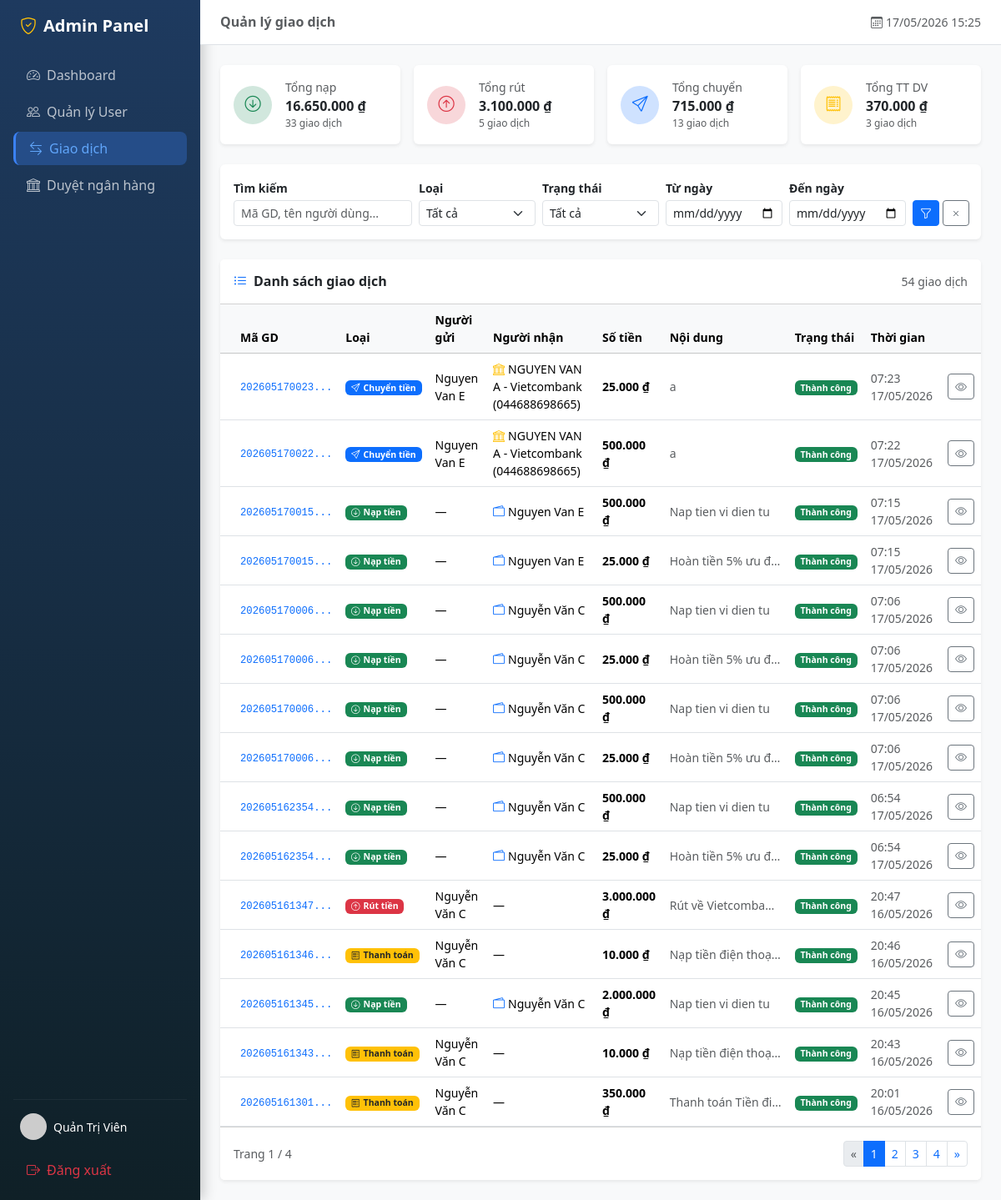
The page /admin/transactions.php (signed in) on the database its author committed.
### tables this page shows
CREATE TABLE `transactions` (
  `transaction_id` varchar(36) NOT NULL DEFAULT (uuid()),
  `sender_wallet_id` varchar(36) DEFAULT NULL,
  `receiver_wallet_id` varchar(36) DEFAULT NULL,
  `amount` decimal(18,2) NOT NULL,
  `fee` decimal(18,2) NOT NULL DEFAULT '0.00',
  `type` enum('deposit','withdraw','transfer','payment') NOT NULL,
  `status` enum('pending','success','failed','cancelled') NOT NULL DEFAULT 'pending',
  `message` varchar(255) DEFAULT NULL,
  `bank_info` varchar(255) DEFAULT NULL,
  `reference_code` varchar(50) DEFAULT NULL,
  `created_at` datetime NOT NULL DEFAULT CURRENT_TIMESTAMP,
  `updated_at` datetime NOT NULL DEFAULT CURRENT_TIMESTAMP ON UPDATE CURRENT_TIMESTAMP
);

CREATE TABLE `users` (
  `user_id` varchar(36) NOT NULL DEFAULT (uuid()),
  `full_name` varchar(100) NOT NULL,
  `email` varchar(150) NOT NULL,
  `phone_number` varchar(15) NOT NULL,
  `password_hash` varchar(255) NOT NULL,
  `avatar_url` varchar(255) DEFAULT NULL,
  `status` enum('active','locked','pending') NOT NULL DEFAULT 'pending',
  `role` enum('user','admin') NOT NULL DEFAULT 'user',
  `created_at` datetime NOT NULL DEFAULT CURRENT_TIMESTAMP,
  `updated_at` datetime NOT NULL DEFAULT CURRENT_TIMESTAMP ON UPDATE CURRENT_TIMESTAMP
);

### admin/transactions.php (the view, shortened to what this page needs)
<?php
require_once __DIR__ . '/../includes/functions.php';
$db = getDB();
$filterType   = $_GET['type']   ?? '';
$filterStatus = $_GET['status'] ?? '';
$filterFrom   = $_GET['from']   ?? '';
$filterTo     = $_GET['to']     ?? '';
$search       = trim($_GET['search'] ?? '');
$where  = "WHERE 1=1";
$params = [];
$page    = max(1, (int)($_GET['page'] ?? 1));
$perPage = 15;
$offset  = ($page - 1) * $perPage;
$baseQuery = "
    FROM transactions t
    LEFT JOIN wallets ws ON t.sender_wallet_id   = ws.wallet_id
    LEFT JOIN wallets wr ON t.receiver_wallet_id = wr.wallet_id
    LEFT JOIN users us   ON ws.user_id = us.user_id
    LEFT JOIN users ur   ON wr.user_id = ur.user_id
    $where
";
$stmtCount = $db->prepare("SELECT COUNT(*) $baseQuery");
$stmtCount->execute($params);
$totalTx    = $stmtCount->fetchColumn();
$totalPages = ceil($totalTx / $perPage);
$stmtTx = $db->prepare("
    SELECT t.*,
           us.full_name AS sender_name,
           ur.full_name AS receiver_name
    $baseQuery
    ORDER BY t.created_at DESC
    LIMIT $perPage OFFSET $offset
");
$stmtTx->execute($params);
$transactions = $stmtTx->fetchAll();
$summary = $db->query("
    SELECT type,
           COUNT(*) as count,
           COALESCE(SUM(CASE WHEN status='success' THEN amount ELSE 0 END), 0) as total
    FROM transactions GROUP BY type
")->fetchAll(PDO::FETCH_UNIQUE | PDO::FETCH_ASSOC);
require_once __DIR__ . '/admin_navbar.php';
?>
<div class="row g-3 mb-4">
  <?php
  $cards = [
    ['type'=>'deposit',  'label'=>'Tổng nạp',    'color'=>'success', 'icon'=>'bi-arrow-down-circle'],
    ['type'=>'withdraw', 'label'=>'Tổng rút',     'color'=>'danger',  'icon'=>'bi-arrow-up-circle'],
    ['type'=>'transfer', 'label'=>'Tổng chuyển',  'color'=>'primary', 'icon'=>'bi-send'],
    ['type'=>'payment',  'label'=>'Tổng TT DV',   'color'=>'warning', 'icon'=>'bi-receipt'],
  ];
  foreach ($cards as $c):
    $data = $summary[$c['type']] ?? ['count'=>0,'total'=>0];
  ?>
  <div class="col-sm-6 col-xl-3">
    <div class="card border-0 shadow-sm">
      <div class="card-body d-flex align-items-center gap-3 py-3">
        <div class="bg-<?= $c['color'] ?>-subtle text-<?= $c['color'] ?> rounded-circle d-flex align-items-center justify-content-center"
             style="width:46px;height:46px;font-size:1.2rem">
          <i class="bi <?= $c['icon'] ?>"></i>
        </div>
        <div>
          <div class="text-muted small"><?= $c['label'] ?></div>
          <div class="fw-bold"><?= formatMoney($data['total']) ?></div>
          <div class="text-muted" style="font-size:.75rem"><?= number_format($data['count']) ?> giao dịch</div>
        </div>
      </div>
    </div>
  </div>
  <?php endforeach; ?>
</div>
<div class="card border-0 shadow-sm mb-4">
  <div class="card-body p-3">
    <form method="GET" class="row g-2 align-items-end">
      <div class="col-sm-3">
        <label class="form-label small fw-semibold mb-1">Tìm kiếm</label>
        <input type="text" name="search" class="form-control form-control-sm"
               placeholder="Mã GD, tên người dùng..." value="<?= htmlspecialchars($search) ?>"/>
      </div>
      <div class="col-sm-2">
        <label class="form-label small fw-semibold mb-1">Loại</label>
        <select name="type" class="form-select form-select-sm">
          <option value="">Tất cả</option>
        </select>
      </div>
      <div class="col-sm-2">
        <label class="form-label small fw-semibold mb-1">Trạng thái</label>
        <select name="status" class="form-select form-select-sm">
          <option value="">Tất cả</option>
        </select>
      </div>
      <div class="col-sm-2">
        <label class="form-label small fw-semibold mb-1">Từ ngày</label>
        <input type="date" name="from" class="form-control form-control-sm" value="<?= htmlspecialchars($filterFrom) ?>"/>
      </div>
      <div class="col-sm-2">
        <label class="form-label small fw-semibold mb-1">Đến ngày</label>
        <input type="date" name="to" class="form-control form-control-sm" value="<?= htmlspecialchars($filterTo) ?>"/>
      </div>
      <div class="col-sm-1 d-flex gap-1">
        <button type="submit" class="btn btn-primary btn-sm flex-grow-1"><i class="bi bi-funnel"></i></button>
        <a href="/BTL-MNM/admin/transactions.php" class="btn btn-outline-secondary btn-sm"><i class="bi bi-x"></i></a>
      </div>
    </form>
  </div>
</div>
<div class="card border-0 shadow-sm">
  <div class="card-header bg-white py-3 d-flex justify-content-between align-items-center">
    <h6 class="mb-0 fw-bold"><i class="bi bi-list-ul me-2 text-primary"></i>Danh sách giao dịch</h6>
    <small class="text-muted"><?= number_format($totalTx) ?> giao dịch</small>
  </div>
  <div class="table-responsive">
    <table class="table table-hover align-middle mb-0 small">
      <thead class="table-light">
        <tr>
          <th class="ps-4">Mã GD</th>
          <th>Loại</th>
          <th>Người gửi</th>
          <th>Người nhận</th>
          <th>Số tiền</th>
          <th>Nội dung</th>
          <th>Trạng thái</th>
          <th>Thời gian</th>
          <th></th>
        </tr>
      </thead>
      <tbody>
        <?php foreach ($transactions as $tx): ?>
        <tr>
          <td class="ps-4"><code class="text-primary small"><?= substr($tx['transaction_id'],0,12) ?>...</code></td>
          <td><?= txnTypeBadge($tx['type']) ?></td>
          <td><?= htmlspecialchars($tx['sender_name']   ?? '—') ?></td>
          <td>
  <?php if ($tx['receiver_name']): ?>
    <span><i class="bi bi-wallet2 me-1 text-primary"></i><?= htmlspecialchars($tx['receiver_name']) ?></span>
  <?php elseif (!empty($tx['bank_info'])): ?>
    <span title="<?= htmlspecialchars($tx['bank_info']) ?>">
      <i class="bi bi-bank me-1 text-warning"></i><?= htmlspecialchars($tx['bank_info']) ?>
    </span>
  <?php else: ?>
    —
  <?php endif; ?>
</td>
          <td class="fw-bold"><?= formatMoney($tx['amount']) ?></td>
          <td class="text-muted" style="max-width:150px;overflow:hidden;text-overflow:ellipsis;white-space:nowrap">
            <?= htmlspecialchars($tx['message'] ?? '—') ?>
          </td>
          <td><?= statusBadge($tx['status']) ?></td>
          <td class="text-muted"><?= date('H:i d/m/Y', strtotime($tx['created_at'])) ?></td>
          <td>
            <button class="btn btn-sm btn-outline-secondary"
                    data-bs-toggle="modal" data-bs-target="#txModal"
                    data-id="<?=     htmlspecialchars($tx['transaction_id']) ?>"
                    data-type="<?=   $tx['type'] ?>"
                    data-sender="<?= htmlspecialchars($tx['sender_name']   ?? '—') ?>"
                    data-recv="<?=   htmlspecialchars($tx['receiver_name'] ?? '—') ?>"
                    data-amount="<?= formatMoney($tx['amount']) ?>"
                    data-fee="<?=    formatMoney($tx['fee'] ?? 0) ?>"
                    data-msg="<?=    htmlspecialchars($tx['message'] ?? '—') ?>"
                    data-status="<?= $tx['status'] ?>"
                    data-date="<?=   date('H:i d/m/Y', strtotime($tx['created_at'])) ?>"
                    data-bankinfo="<?= htmlspecialchars($tx['bank_info'] ?? '') ?>"
                    data-recv="<?= htmlspecialchars($tx['receiver_name'] ?? ($tx['bank_info'] ?? '—')) ?>">
              <i class="bi bi-eye"></i>
            </button>
          </td>
        </tr>
        <?php endforeach; ?>
      </tbody>
    </table>
  </div>
  <?php if ($totalPages > 1): ?>
  <div class="card-footer bg-white d-flex justify-content-between align-items-center py-3">
    <small class="text-muted">Trang <?= $page ?> / <?= $totalPages ?></small>
    <nav><ul class="pagination pagination-sm mb-0">
      <li class="page-item <?= $page <= 1 ? 'disabled' : '' ?>">
        <a class="page-link" href="?page=<?= $page-1 ?>&type=<?= $filterType ?>&status=<?= $filterStatus ?>&from=<?= $filterFrom ?>&to=<?= $filterTo ?>&search=<?= urlencode($search) ?>">«</a>
      </li>
      <?php for ($i = 1; $i <= $totalPages; $i++): ?>
      <li class="page-item <?= $i === $page ? 'active' : '' ?>">
        <a class="page-link" href="?page=<?= $i ?>&type=<?= $filterType ?>&status=<?= $filterStatus ?>&from=<?= $filterFrom ?>&to=<?= $filterTo ?>&search=<?= urlencode($search) ?>"><?= $i ?></a>
      </li>
      <?php endfor; ?>
      <li class="page-item <?= $page >= $totalPages ? 'disabled' : '' ?>">
        <a class="page-link" href="?page=<?= $page+1 ?>&type=<?= $filterType ?>&status=<?= $filterStatus ?>&from=<?= $filterFrom ?>&to=<?= $filterTo ?>&search=<?= urlencode($search) ?>">»</a>
      </li>
    </ul></nav>
  </div>
  <?php endif; ?>
</div>
<?php require_once __DIR__ . '/admin_footer.php'; ?>

### includes/functions.php (shortened to what this page needs)
<?php
function formatMoney(float $amount): string {
    return number_format($amount, 0, ',', '.') . ' ₫';
}
function txnTypeBadge(string $type): string {
    $map = [
        'deposit'  => ['bg-success', 'bi-arrow-down-circle', 'Nạp tiền'],
        'withdraw' => ['bg-danger',  'bi-arrow-up-circle',   'Rút tiền'],
        'transfer' => ['bg-primary', 'bi-send',              'Chuyển tiền'],
        'payment'  => ['bg-warning text-dark', 'bi-receipt', 'Thanh toán'],
    ];
    [$cls, $icon, $label] = $map[$type] ?? ['bg-secondary', 'bi-question', $type];
    return "<span class='badge $cls'><i class='bi $icon me-1'></i>$label</span>";
}
function statusBadge(string $status): string {
    $map = [
        'success'   => ['bg-success',  'Thành công'],
        'pending'   => ['bg-warning text-dark', 'Đang xử lý'],
        'failed'    => ['bg-danger',   'Thất bại'],
        'cancelled' => ['bg-secondary','Đã hủy'],
    ];
    [$cls, $label] = $map[$status] ?? ['bg-secondary', $status];
    return "<span class='badge $cls'>$label</span>";
}

### assets/css/style.css (style rules this page uses)
:root { --ew-primary: #0d6efd; --ew-success: #198754; }
body { min-height: 100vh; display: flex; flex-direction: column; }

### rows shown on the page
transactions: transaction_id "202605170023", label "Chuyển tiền", users.full_name "Nguyen Van E", bank_info "NGUYEN VAN A - Vietcombank (044688698665)", amount "25.000 ₫", message "a", created_at "07:23 17/05/2026"
transactions: transaction_id "202605170022", label "Chuyển tiền", users.full_name "Nguyen Van E", bank_info "NGUYEN VAN A - Vietcombank (044688698665)", amount "500.000 ₫", message "a", created_at "07:22 17/05/2026"
transactions: transaction_id "202605170015", label "Nạp tiền", sender_name "—", users.full_name "Nguyen Van E", amount "500.000 ₫", message "Nap tien vi dien tu", created_at "07:15 17/05/2026"
transactions: transaction_id "202605170015", label "Nạp tiền", sender_name "—", users.full_name "Nguyen Van E", amount "25.000 ₫", message "Hoàn tiền 5% ưu đ…", created_at "07:15 17/05/2026"
transactions: transaction_id "202605170006", label "Nạp tiền", sender_name "—", users.full_name "Nguyễn Văn C", amount "500.000 ₫", message "Nap tien vi dien tu", created_at "07:06 17/05/2026"
transactions: transaction_id "202605170006", label "Nạp tiền", sender_name "—", users.full_name "Nguyễn Văn C", amount "25.000 ₫", message "Hoàn tiền 5% ưu đ…", created_at "07:06 17/05/2026"
transactions: transaction_id "202605170006", label "Nạp tiền", sender_name "—", users.full_name "Nguyễn Văn C", amount "500.000 ₫", message "Nap tien vi dien tu", created_at "07:06 17/05/2026"
transactions: transaction_id "202605170006", label "Nạp tiền", sender_name "—", users.full_name "Nguyễn Văn C", amount "25.000 ₫", message "Hoàn tiền 5% ưu đ…", created_at "07:06 17/05/2026"
transactions: transaction_id "202605162354", label "Nạp tiền", sender_name "—", users.full_name "Nguyễn Văn C", amount "500.000 ₫", message "Nap tien vi dien tu", created_at "06:54 17/05/2026"
transactions: transaction_id "202605162354", label "Nạp tiền", sender_name "—", users.full_name "Nguyễn Văn C", amount "25.000 ₫", message "Hoàn tiền 5% ưu đ…", created_at "06:54 17/05/2026"
transactions: transaction_id "202605161347", label "Rút tiền", users.full_name "Nguyễn Văn C", amount "3.000.000 ₫", message "Rút về Vietcomba…", created_at "20:47 16/05/2026"
transactions: transaction_id "202605161346", label "Thanh toán", users.full_name "Nguyễn Văn C", amount "10.000 ₫", message "Nạp tiền điện thoạ…", created_at "20:46 16/05/2026"
transactions: transaction_id "202605161345", label "Nạp tiền", sender_name "—", users.full_name "Nguyễn Văn C", amount "2.000.000 ₫", message "Nap tien vi dien tu", created_at "20:45 16/05/2026"
transactions: transaction_id "202605161343", label "Thanh toán", users.full_name "Nguyễn Văn C", amount "10.000 ₫", message "Nạp tiền điện thoạ…", created_at "20:43 16/05/2026"
transactions: transaction_id "202605161301", label "Thanh toán", users.full_name "Nguyễn Văn C", amount "350.000 ₫", message "Thanh toán Tiền đi…", created_at "20:01 16/05/2026"

### other values the page prints
$_SESSION['full_name'] "Quản Trị Viên"
$pageTitle "Quản lý giao dịch"
$c['label'] "Tổng nạp"
formatMoney($data['total']) "16.650.000 ₫"
$data['count'] "33"
$c['label'] "Tổng rút"
formatMoney($data['total']) "3.100.000 ₫"
$data['count'] "5"
$c['label'] "Tổng chuyển"
formatMoney($data['total']) "715.000 ₫"
$data['count'] "13"
$c['label'] "Tổng TT DV"
formatMoney($data['total']) "370.000 ₫"
$data['count'] "3"
$totalTx "54"
